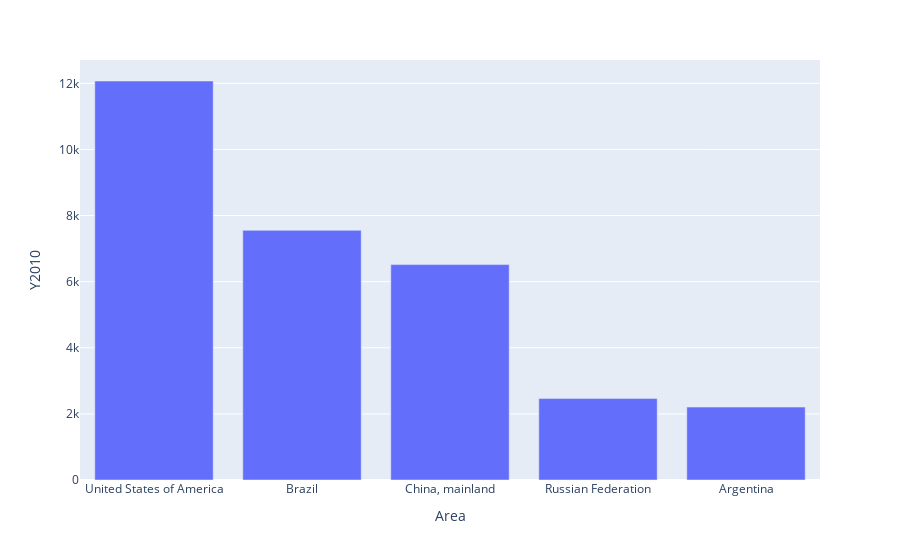

The notebook cell saved with this chart:
### Code cell
# Same but better
px.bar(data_frame=top_5, x="Area", y="Y2010")

### Figure 1 — Plotly figure (JSON) as saved in the notebook; plotly's stock layout.template omitted (floating-point values rounded to 4 significant figures)
{"data": [{"alignmentgroup": "True", "hovertemplate": "Area=%{x}<br>Y2010=%{y}<extra></extra>", "legendgroup": "", "marker": {"color": "#636efa", "pattern": {"shape": ""}}, "name": "", "offsetgroup": "", "orientation": "v", "showlegend": false, "textposition": "auto", "type": "bar", "x": ["United States of America", "Brazil", "China, mainland", "Russian Federation", "Argentina"], "xaxis": "x", "y": [12071, 7553, 6516, 2464, 2206], "yaxis": "y"}], "layout": {"barmode": "relative", "legend": {"tracegroupgap": 0}, "margin": {"t": 60}, "xaxis": {"anchor": "y", "domain": [0, 1], "title": {"text": "Area"}}, "yaxis": {"anchor": "x", "domain": [0, 1], "title": {"text": "Y2010"}}}}
